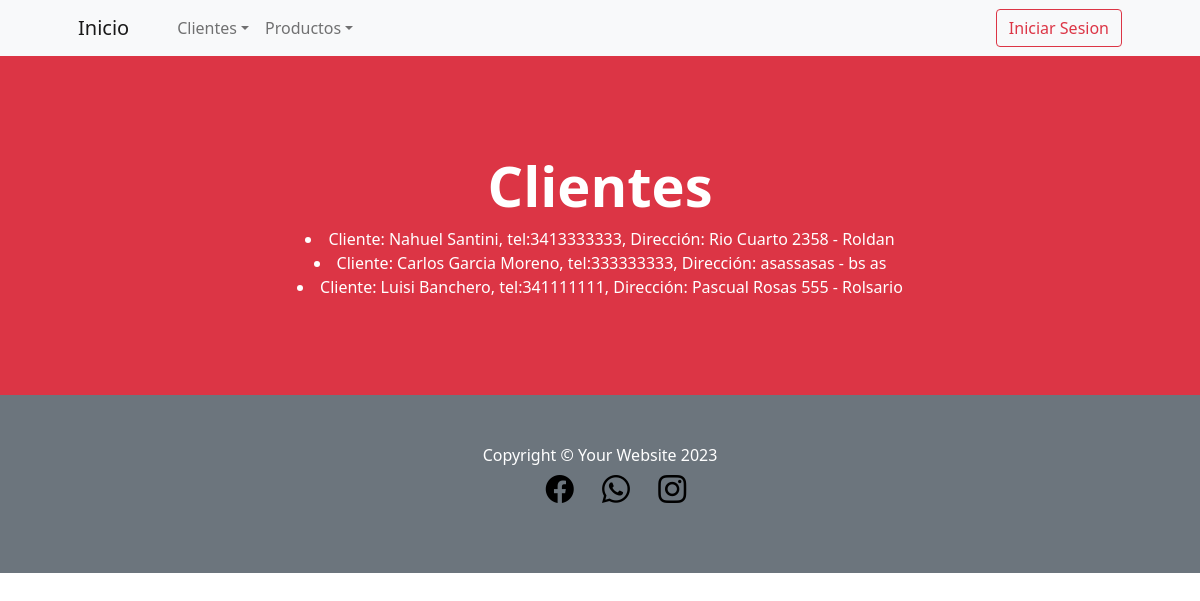
/SanApp/leerCliente/, run on the app's committed database.
### SanApp/models.py (models this page shows)
class Cliente(models.Model):
    nombre = models.CharField(max_length=50)
    apellido = models.CharField(max_length=50)
    celular = models.IntegerField()
    direccion = models.CharField(max_length=50)
    localidad = models.CharField(max_length=50)
    def __str__(self):
        return f"Cliente: {self.nombre} {self.apellido}, tel:{self.celular}, Dirección: {self.direccion} - {self.localidad}"

### SanApp/views.py (the view)
# urls.py: path('leerCliente/', leer_cliente, name="Leer_cliente"),
def leer_cliente(request):
    cliente = Cliente.objects.all()
    contexto = {"cliente":cliente}
    return render(request, "SanApp/leer_cliente.html", contexto)

### SanApp/templates/SanApp/leer_cliente.html (shortened to what this page needs)
{% extends 'SanApp/base.html' %}
{% load static %}
{% block contenidoQueCambia %}
<header class="bg-danger py-5">
    <div class="container px-4 px-lg-5 my-5">
        <div class="text-center text-white">
            <h1 class="display-4 fw-bolder">Clientes</h1>
            <p class="lead fw-normal text-white-50 mb-0">
                {% for x in cliente %}
                <li>{{x}}</li>
                {% endfor %}</p>
        </div>
    </div>
</header>
    <body>
    </body>
</html>
{% endblock %}

### data on the page
Cliente: nombre+apellido+celular "Cliente: Nahuel Santini, tel:3413333333, Dirección: Rio Cuarto 2358 - Roldan"
Cliente: nombre+apellido+celular "Cliente: Carlos Garcia Moreno, tel:333333333, Dirección: asassasas - bs as"
Cliente: nombre+apellido+celular "Cliente: Luisi Banchero, tel:341111111, Dirección: Pascual Rosas 555 - Rolsario"
